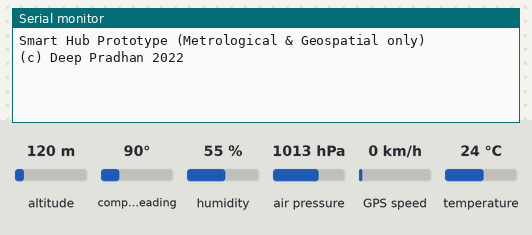
A sketch run on a simulated Arduino Uno, built with avr-gcc and run on an emulated ATmega328P. Shown: the last lines printed to the serial monitor. Inputs (shaded band) come from the test bench; at power-on: air pressure 1013 hPa, altitude 120 m, compass heading 90°, humidity 55 %, GPS speed 0 km/h, temperature 24 °C. The GPS gets a fix after 3 s at 37.7749, -122.4194 with 8 satellites.

Above: at 1.2 s.
1.3 s: air pressure set to 1048 hPa
At 5.11 s:
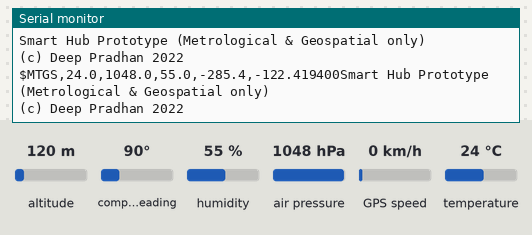
At 5.9 s:
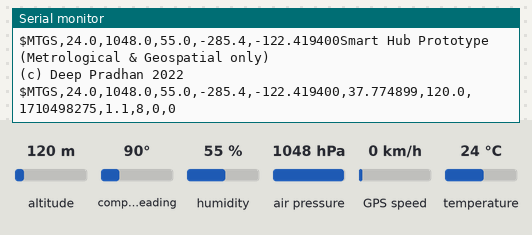

The sketch:

smart-hub-met-geo.ino
```cpp
/* Code for hardware module of AMFDC-D & Fire Controller - Meteorological & Geospatial only - Arduino Nano based
	Transmits BME280 and GNSS data over BlueTooth (HC-05)
	Author: Deep Pradhan, 2021

	Wiring:
		BME280 SDA  <-->  Arduino Uno/Nano A4
		BME280 SCL  <-->  Arduino Uno/Nano A5
		GNSS RXD    <---  Arduino Uno/Nano D2 (Software Serial TX)
		GNSS TXD    --->  Arduino Uno/Nano D3 (Software Serial RX)
		HC-05 RX    <---  Arduino Uno/Nano D0/TX (via voltage divider)
		HC-05 TX    --->  Arduino Uno/Nano D1/RX */

#include <Adafruit_Sensor.h>
#include <Adafruit_BME280.h>
#include <SoftwareSerial.h>
#include <TimeLib.h>
#include <TinyGPS++.h>
#include <Wire.h>

#define size_array(x) (sizeof(x) / sizeof(x[0]))

// GNSS Pins
#define PIN_SOFTWARE_SERIAL_RX 3 // Software Serial RX
#define PIN_SOFTWARE_SERIAL_TX 2 // Software Serial TX

// Interval of meteorological data update: 500ms
#define INTERVAL_METEOROLOGICAL_UPDATE 500

// Default interval of transmission: 10 seconds
#define INTERVAL_TRANSMIT 5 * 1000

// Sea level standard atmospheric pressure
#define PRESSURE_SEA_LEVEL_HPA (1013.25)

#define PRECISION_DEFAULT 1

// Decimal point precision for geodetic coordinates (longitude/latitude)
#define PRECISION_GEODETIC 6

// Format of message of Meteorological & Geospatial data
/* $MTGS,<Temperature (celsius)>,<Pressure (hPa)>,<Humidity (%)>,
			<Barometric altitude (m)>,<longitude (decimal degrees)>,
			<latitude (decimal degrees)>,<altitude (m, GNSS)>,<seconds since UNIX epoch>,
			<DOP>,<satellites in use>,<satellites visible>,<constellations available flag>*/
#define FORMAT_MESSAGE_METEOROLOGICAL_GEOSPATIAL "$MTGS,%s,%s,%s,%s,%s,%s,%s,%s,%s,%s,%s,%s\n"

#define STR_NULL "\0"

// Connected with BME280
bool connected_bme280 = true;

// Connected with GNSS
bool connected_gnss = false;

// Has a GNSS fix being achieved
bool gnss_location_available = false;

// Time of last meteorological data update in milliseconds
unsigned long time_last_meteorological = 0;

// Time of last transmission in milliseconds
unsigned long time_last_transmit = 0;

unsigned int interval_transmit = INTERVAL_TRANSMIT;

unsigned int _satellites_visible;

unsigned int _gnss_constellations_available;

char temperature[6] = STR_NULL,
		pressure[8] = STR_NULL,
		humidity[7] = STR_NULL,
		altitude_barometric[7] = STR_NULL,
		longitude[PRECISION_GEODETIC + 6] = STR_NULL,
		latitude[PRECISION_GEODETIC + 5] = STR_NULL,
		altitude_gnss[7] = STR_NULL,
		gnss_time[11] = STR_NULL,
		dop[6] = STR_NULL,
		satellites_in_use[4] = STR_NULL,
		satellites_visible[4] = STR_NULL,
		gnss_constellations_available[3] = STR_NULL,
		buffer_metorological_geospatial[84];

// Time struct
tmElements_t date_time;

// Create a BME280 object
Adafruit_BME280 bme280;

// Create our Software Serial object
SoftwareSerial serial_gnss(PIN_SOFTWARE_SERIAL_RX, PIN_SOFTWARE_SERIAL_TX);

// Create a TinyGPS++ object
TinyGPSPlus gnss;

TinyGPSCustom custom_fields_satellites_visible[] = {
		TinyGPSCustom(gnss, "GPGSV", 3), // GPS/Navstar (01)
		TinyGPSCustom(gnss, "GLGSV", 3), // GLONASS (02)
		TinyGPSCustom(gnss, "GNGSV", 3), // GLONASS (Multi-constilation) (02)
		TinyGPSCustom(gnss, "GBGSV", 3), // BeiDou (04)
		TinyGPSCustom(gnss, "GAGSV", 3), // Galileo (08)
		TinyGPSCustom(gnss, "GIGSV", 3) // IRNSS/NavIC (16)
};

const int SIZE_GNSS_VISIBLE = size_array(custom_fields_satellites_visible);

void setup() {
	Serial.begin(9600);
	serial_gnss.begin(9600);
	Serial.println("Smart Hub Prototype (Metrological & Geospatial only)\n(c) Deep Pradhan 2022");

	if (!bme280.begin(0x77) && !bme280.begin(0x76)) // Default address '0x77', some may have set as '0x76'
		connected_bme280 = false;
}

void loop() {
	if (connected_bme280 && time_last_meteorological + INTERVAL_METEOROLOGICAL_UPDATE <= millis()) {
		time_last_meteorological = millis(); // Save time of last meteorological for timing
		// Read BME280 data and update char arrays
		dtostrf(bme280.readTemperature(), 2 + PRECISION_DEFAULT, PRECISION_DEFAULT, temperature);
		dtostrf(bme280.readPressure() / 100.0F, 2 + PRECISION_DEFAULT, PRECISION_DEFAULT, pressure);
		dtostrf(bme280.readHumidity(), 2 + PRECISION_DEFAULT, PRECISION_DEFAULT, humidity);
		dtostrf(bme280.readAltitude(PRESSURE_SEA_LEVEL_HPA), 2 + PRECISION_DEFAULT, PRECISION_DEFAULT, altitude_barometric);
	}

	_satellites_visible = 0;
	_gnss_constellations_available = 0;

	// Read & process GNSS data
	while (serial_gnss.available()) {
		gnss.encode(serial_gnss.read());
		connected_gnss = true;
	}
	// Location (longitude, latitude, altitude)
	if (gnss.location.isValid() && gnss.location.isUpdated()) { // Valid location received - update char arrays
		dtostrf(gnss.location.lng(), 2 + PRECISION_GEODETIC, PRECISION_GEODETIC, longitude);
		dtostrf(gnss.location.lat(), 2 + PRECISION_GEODETIC, PRECISION_GEODETIC, latitude);
		if (gnss.altitude.isValid())
			dtostrf(gnss.altitude.meters(), 2 + PRECISION_DEFAULT, PRECISION_DEFAULT, altitude_gnss);
		else
			strcpy(altitude_gnss, STR_NULL);
		gnss_location_available = true;
	}
	// Time as per Unix Epoch (time)
	if (gnss.date.isValid() && gnss.time.isValid() && gnss.date.isUpdated() && gnss.time.isUpdated()) {
		date_time.Year = gnss.date.year() - 1970;
		date_time.Month = gnss.date.month();
		date_time.Day = gnss.date.day();
		date_time.Hour = gnss.time.hour();
		date_time.Minute = gnss.time.minute();
		date_time.Second = gnss.time.second();
		sprintf(gnss_time, "%lu", (unsigned long) makeTime(date_time)); // Get time with reference to Unix epoch
	}
	/* DOP: https://en.wikipedia.org/wiki/Dilution_of_precision_(navigation)#Interpretation
		<01: Ideal, 01-02: Excellent, 02-05: Good, 05-10: Moderate, 10-20: Fair, >20: Poor*/
	if (gnss.hdop.isValid() && gnss.hdop.isUpdated()) {
		dtostrf(gnss.hdop.hdop(), 2 + PRECISION_DEFAULT, PRECISION_DEFAULT, dop);
		if (gnss.hdop.hdop() <= 0 || gnss.hdop.hdop() >= 100) { // Location not available if DOP is 0 / 100
			strcpy(dop, STR_NULL);
			gnss_location_available = false;
		}
	}
	// Satellites in use
	if (gnss.satellites.isValid() && gnss.satellites.isUpdated()) {
		sprintf(satellites_in_use, "%d", gnss.satellites.value());
		if (gnss.satellites.value() == 0) // Location not available if satellites are 0
			gnss_location_available = false;
	}
	// Satellites visible
	for (int i = 0, got_glonass = 0, visible; i < SIZE_GNSS_VISIBLE; i++) {
		visible = atoi(custom_fields_satellites_visible[i].value());
		if (i == 1 && visible > 0) // GLONASS listed under GLGSV
			got_glonass = 1;
		if (i == 2 && got_glonass == 1) // Skip GNGSV as GLONASS already listed under GLGSV
			continue;
		_satellites_visible += visible;
		if (visible > 0)
      _gnss_constellations_available |= (unsigned int) pow(2, i);
	}
	sprintf(satellites_visible, "%d", _satellites_visible);
	sprintf(gnss_constellations_available, "%d", _gnss_constellations_available);

	if (!gnss_location_available) { // Fill char arrays with NULL if no GNSS fix
		strcpy(longitude, STR_NULL);
		strcpy(latitude, STR_NULL);
		strcpy(altitude_gnss, STR_NULL);
	}

	if (time_last_transmit + interval_transmit <= millis()) // Transmit after set interval
		transmit();
}

/** Function to transmit data over Bluetooth*/
void transmit() {
	time_last_transmit = millis(); // Save time of transmission for timing
	sprintf(buffer_metorological_geospatial, FORMAT_MESSAGE_METEOROLOGICAL_GEOSPATIAL, temperature, pressure, humidity, altitude_barometric,
			longitude, latitude, altitude_gnss, gnss_time, dop, satellites_in_use, satellites_visible, gnss_constellations_available);
	Serial.print(buffer_metorological_geospatial);
}
```

Measured:
- after the input at 1.3 s, the serial monitor: prints a new line after 3.7 s (image 1)
